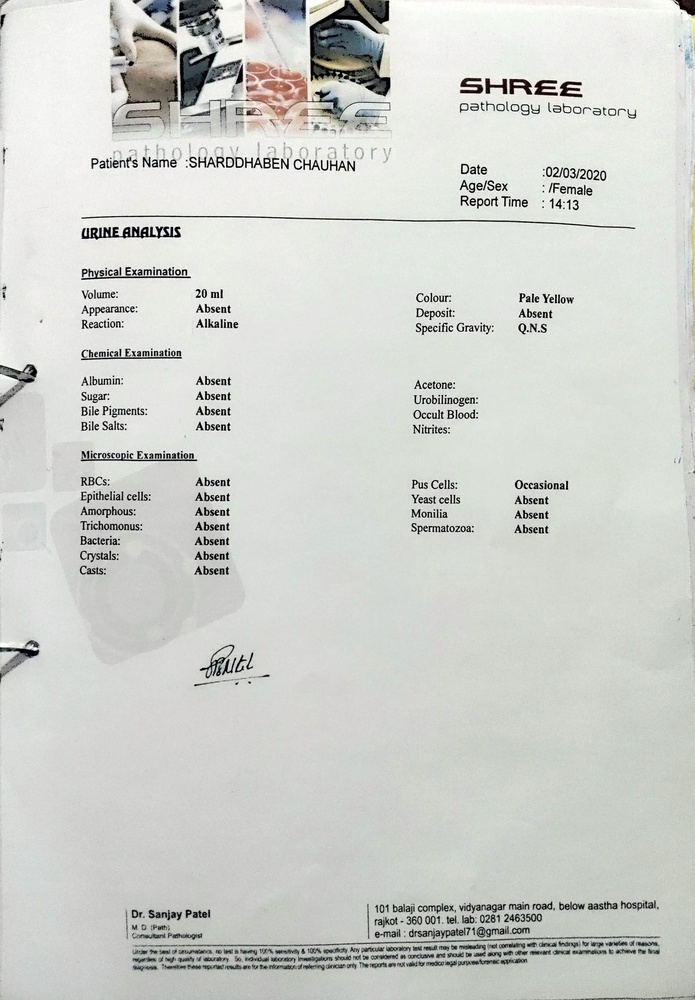
#> input picture ai-service/tests/fixtures/golden_docs/Media (1).jpg, 695 x 1000 px, shrunk from 1529 x 2200 before the run
$ python -i preprocessing.py   (imports and definitions only)
#> lines starting #> are read from the running program, lines starting #| are printed output that depends on the picture
#> further down, picture is the input picture: shape (1000, 695, 3); mean B, G, R 204.8, 209, 207.2
from __future__ import annotations

import io
import logging
import numpy as np
import cv2
from PIL import Image

logger = logging.getLogger(__name__)


# [34 lines left out: function deskew_image, not called in this run]


def enhance_contrast_and_remove_shadows(cv_img: np.ndarray) -> np.ndarray:
    """Remove shadows and enhance contrast using morphological background division and CLAHE."""
    try:
        is_color = len(cv_img.shape) == 3
#> is_color = True
        gray = cv2.cvtColor(cv_img, cv2.COLOR_BGR2GRAY) if is_color else cv_img

        # Estimate background illumination with large morphological closing
        kernel = cv2.getStructuringElement(cv2.MORPH_RECT, (25, 25))
        bg = cv2.morphologyEx(gray, cv2.MORPH_CLOSE, kernel)
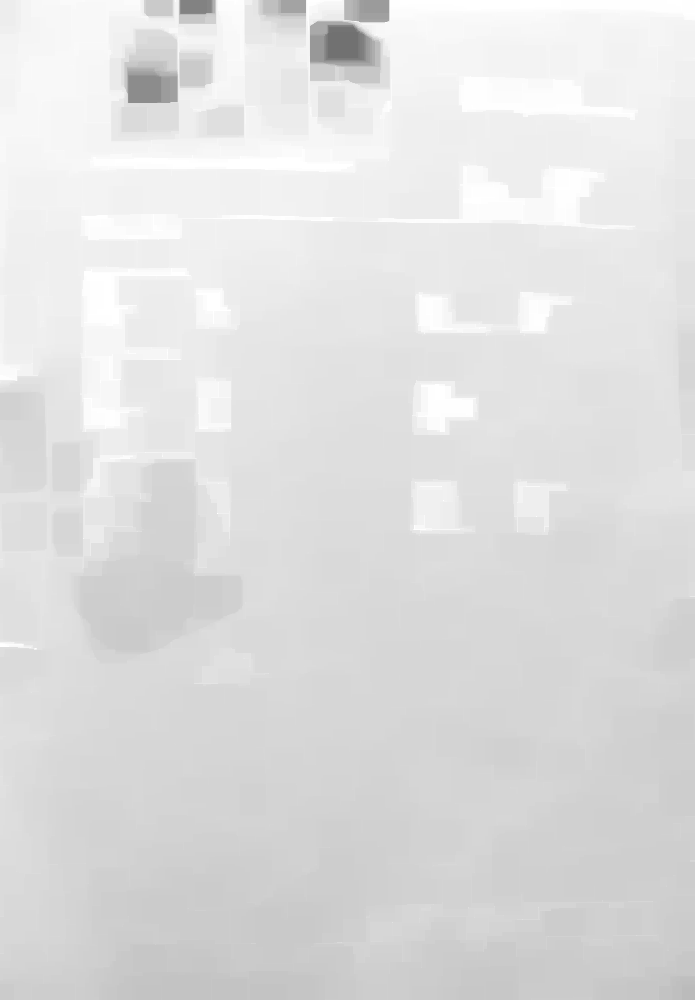
#> bg: shape (1000, 695); min 113, max 255, mean 223

        # Divide gray by background to flatten illumination
        divided = np.float32(gray) / (np.float32(bg) + 1e-5)
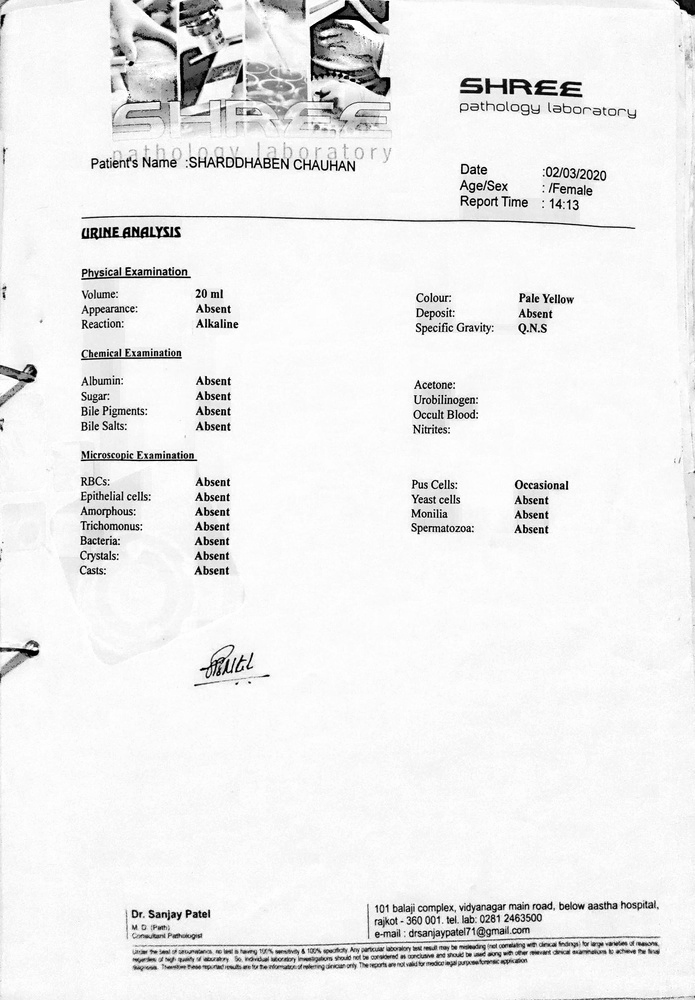
#> divided: shape (1000, 695) float32; min 0, max 1, mean 0.933
        normalized = cv2.normalize(divided, None, 0, 255, cv2.NORM_MINMAX)
        flattened = np.uint8(normalized)

        # Apply CLAHE for local contrast enhancement
        clahe = cv2.createCLAHE(clipLimit=2.0, tileGridSize=(8, 8))
        enhanced = clahe.apply(flattened)
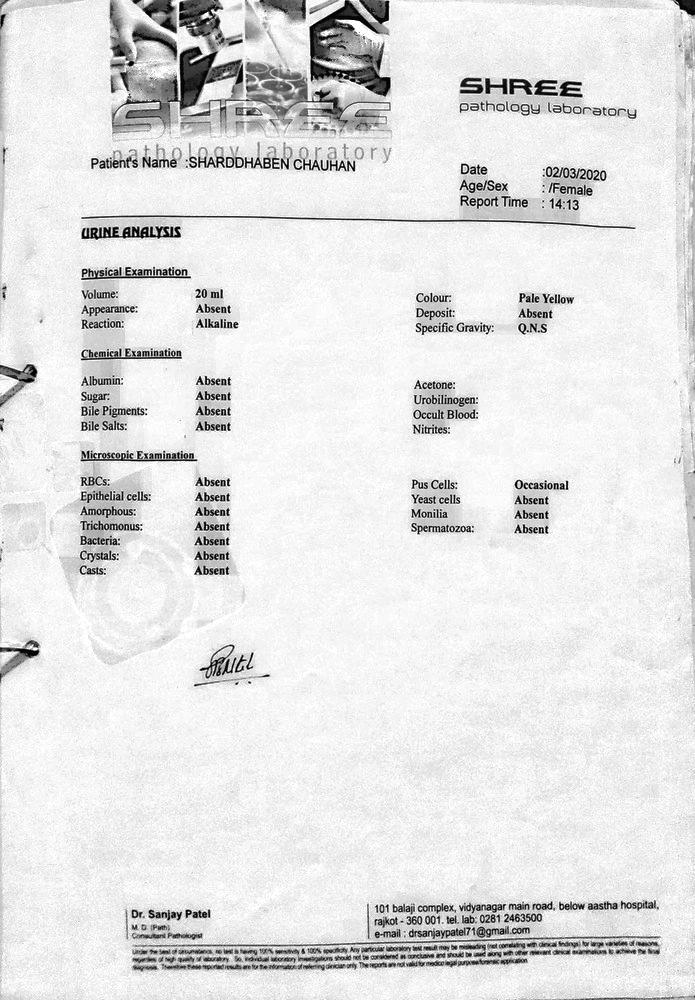
#> enhanced: shape (1000, 695); min 1, max 255, mean 226.7

        if is_color:
            return cv2.cvtColor(enhanced, cv2.COLOR_GRAY2BGR)
        return enhanced
    except Exception as e:
        logger.warning("Shadow removal failed: %s", e)
        return cv_img


# [48 lines left out: functions adaptive_binarize, preprocess_document_image, not called in this run]

>>> import cv2
>>> picture = cv2.imread('../../../tests/fixtures/golden_docs/Media (1).jpg')
>>> result = enhance_contrast_and_remove_shadows(picture)
